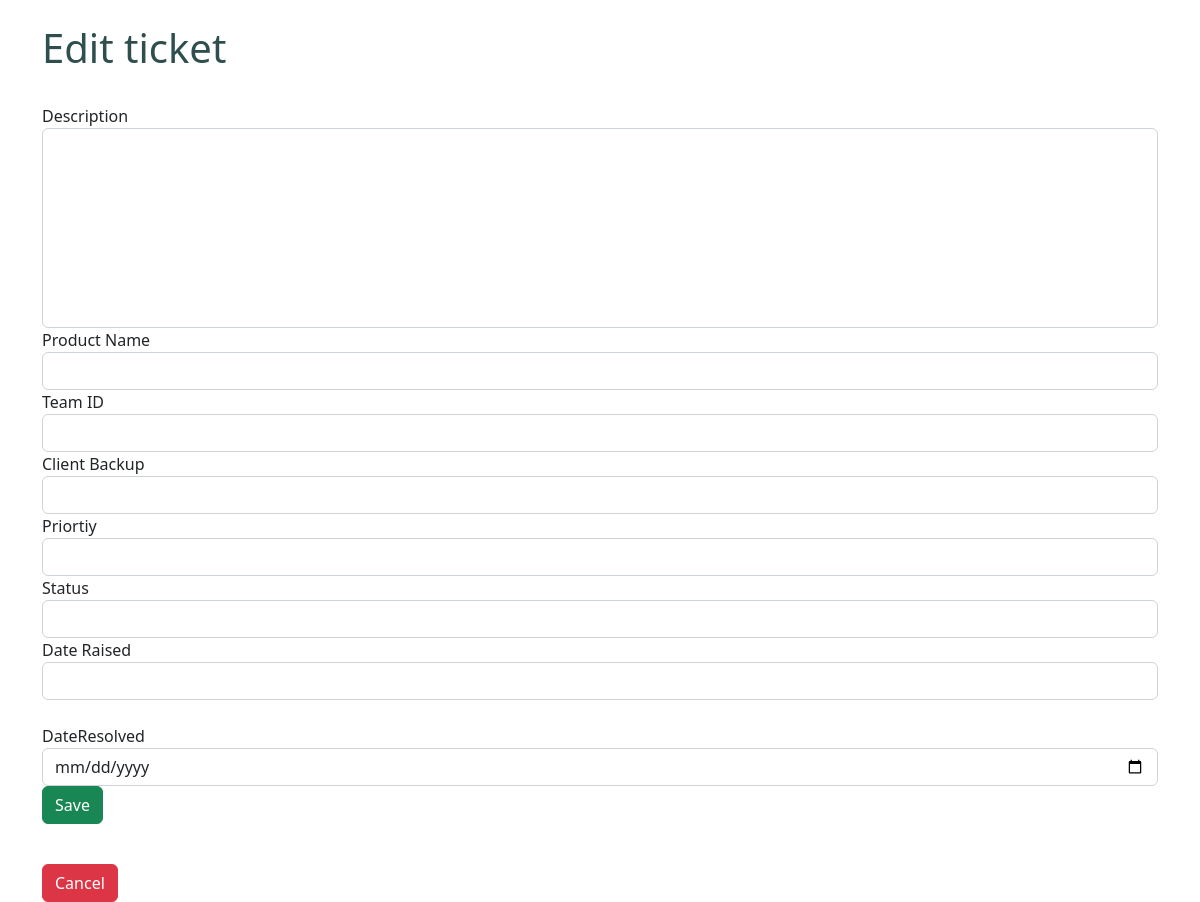
Page /activetickets/edit/6 (signed in) on the earlier database version.
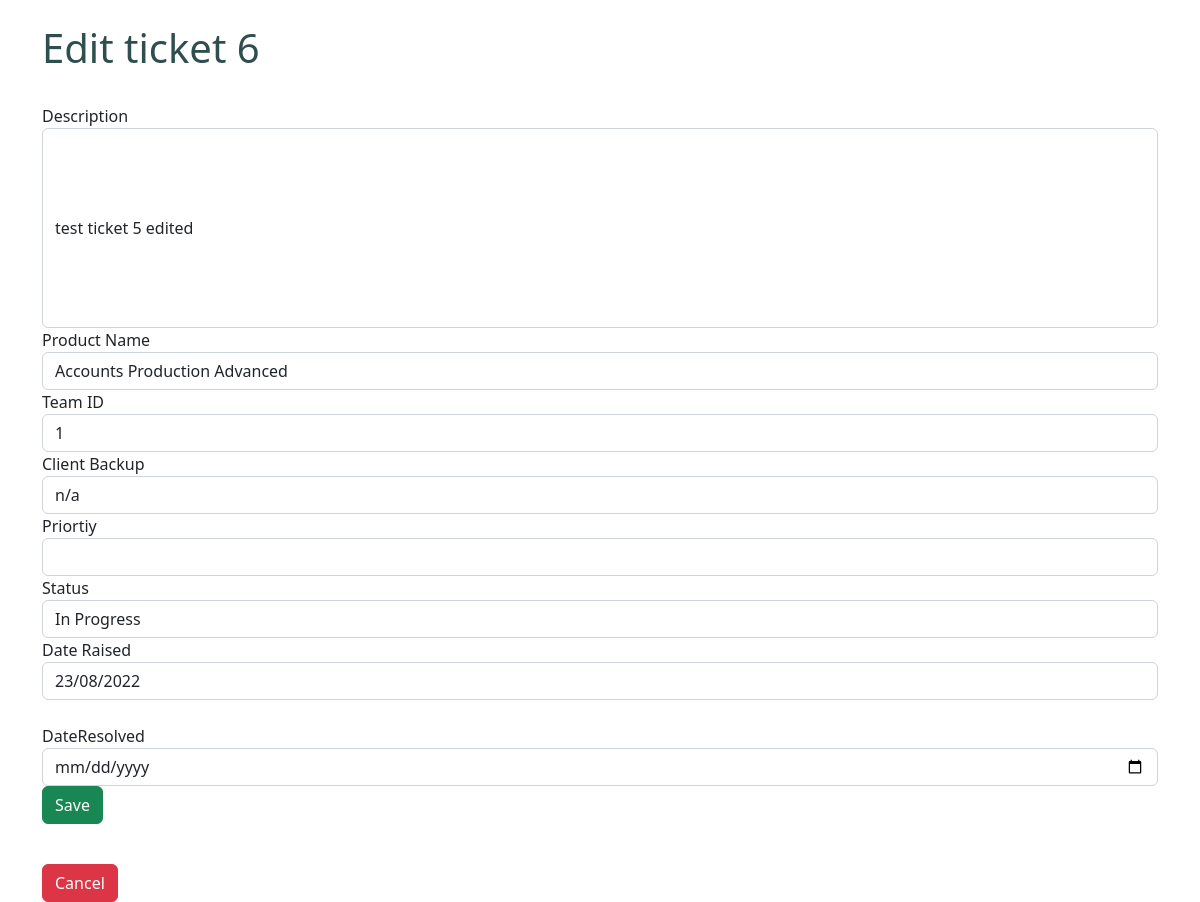
Same page on the later database version.
### tables this page shows
CREATE TABLE Tickets
         (TicketID INTEGER PRIMARY KEY AUTOINCREMENT,
          Description        TEXT          NOT NULL,
          ClientBackup       VARCHAR(50),
          Priority           VARCHAR(2)    NOT NULL,
          Status             TEXT          NOT NULL,
          DateRaised         TEXT          NOT NULL,
          DateResolved       TEXT,
          ProductName        TEXT          NOT NULL,
          TeamID             INT           NOT NULL);

### views.py (the view, shortened to what this page needs)
@app.route("/activetickets/edit/<string:TicketID>", methods=['POST','GET'])
def editactivetickets(TicketID):
    conn = get_db_connection()
    conn.row_factory=sql.Row
    cursor = conn.cursor()
    cursor.execute('SELECT * FROM Tickets WHERE TicketID=?', [TicketID])
    tickets = cursor.fetchone()
    if 'loggedin' in session:
        adminLevel = session['adminLevel']
        if 'Admin' in adminLevel:
           return render_template("editactivetickets.html", tickets=tickets)
        else:
           return render_template("notAdminErrorPage.html", tickets=tickets)
    return redirect(url_for('login'))

### views.py (called while the page is built)
def get_db_connection():
    conn = sql.connect('ticketdb.db')
    conn.row_factory = sql.Row
    return conn

### TicketSystem/templates/editactivetickets.html (shortened to what this page needs)
﻿<!DOCTYPE html>
{% extends 'base.html' %}
{% block content%}
<body>
    <h1>Edit ticket {{tickets.TicketID}}</h1>
    <br />
    <form method='post' action='{{url_for("editactivetickets", TicketID=tickets.TicketID)}}}'>
        <div class='form-group'>
            <label>Description</label><br />
            <input type='text' name='Description' required class='form-control' value='{{tickets.Description}}' style="height:200px;" />
        </div>
        <div class='form-group'>
            <label>Product Name</label><br />
            <input type='text' name='ProductName' required class='form-control' value='{{tickets.ProductName}}' />
        </div>
        <div class='form-group'>
            <label>Team ID</label><br />
            <input type='text' name='TeamID' required class='form-control' value='{{tickets.TeamID}}' />
        </div>
        <div class='form-group'>
            <label>Client Backup</label><br />
            <input type='text' name='ClientBackup' required class='form-control' value='{{tickets.ClientBackup}}' />
        </div>
        <div class='form-group'>
            <label>Priortiy</label><br />
            <input type='text' name='Priortiy' required class='form-control' value='{{tickets.Priortiy}}' />
        </div>
        <div class='form-group'>
            <label>Status</label><br />
            <input type='text' name='Status' required class='form-control' value='{{tickets.Status}}' />
        </div>
        <div class='form-group'>
            <label>Date Raised</label><br />
            <input type='text' name='DateRaised' required class='form-control' value='{{tickets.DateRaised}}' readonly />
        </div>
        <div class='form-group'>
            <br />
            <label>DateResolved</label>
            <input type='date' name='DateResolved' class='form-control' value='{{tickets.DateResolved}}' />
        </div>
        <input type='submit' value='Save' class='btn btn-success'>
    </form>
    <br />
    <a href="dashboard.html" class="btn btn-danger">Cancel</a>
</body>
{% endblock %}

Differences in the rows shown:
added Tickets: TicketID "6", Description "test ticket 5 edited", ProductName "Accounts Production Advanced", TeamID "1", ClientBackup "n/a", Status "In Progress", DateRaised "23/08/2022"
